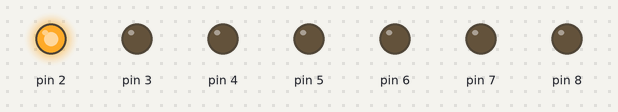
Bench run of a sketch on a simulated Arduino Uno, built with avr-gcc and run on an emulated ATmega328P. Parts: output pins drawn as LEDs (lit = HIGH).

Above: at 0.5 s.
At 2.5 s:
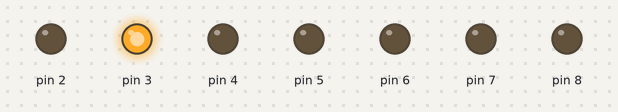
At 4.5 s:
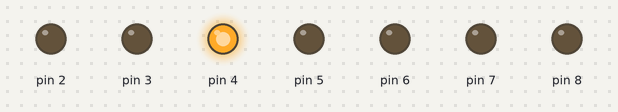
At 8.5 s:
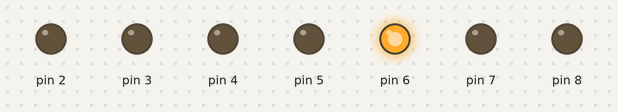
At 12.5 s:
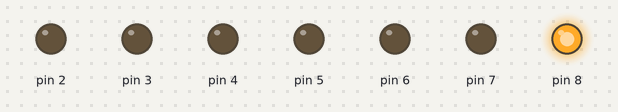
At 17.5 s:
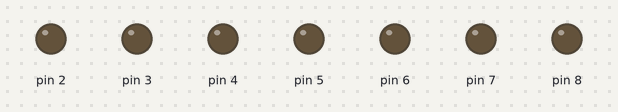
Timing chart, 0 to 18.2 s (numbered marks = the images above):
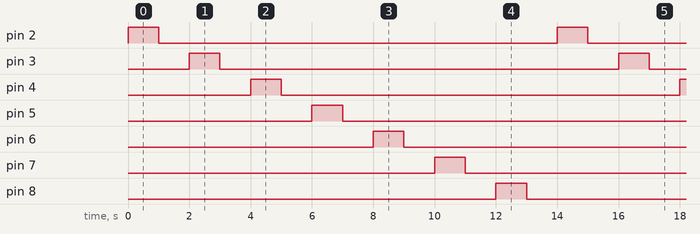

The sketch:

main.ino
```cpp
void setup(){
  for(int led_i = 2; led_i <= 8; led_i++){
    pinMode(led_i, OUTPUT);
  }
}
void loop(){
  const int t = 1000;
  for(int led_i = 2; led_i <= 8; led_i++){
    digitalWrite(led_i, HIGH);
    delay(t);
    digitalWrite(led_i, LOW);
    delay(t);
  }
}
```

Measured:
- by itself, pin 2–8: alternates HIGH for 1.0 s and LOW for 13.0 s
- by itself, everything shown: repeats every 14.0 s, in 14 steps
